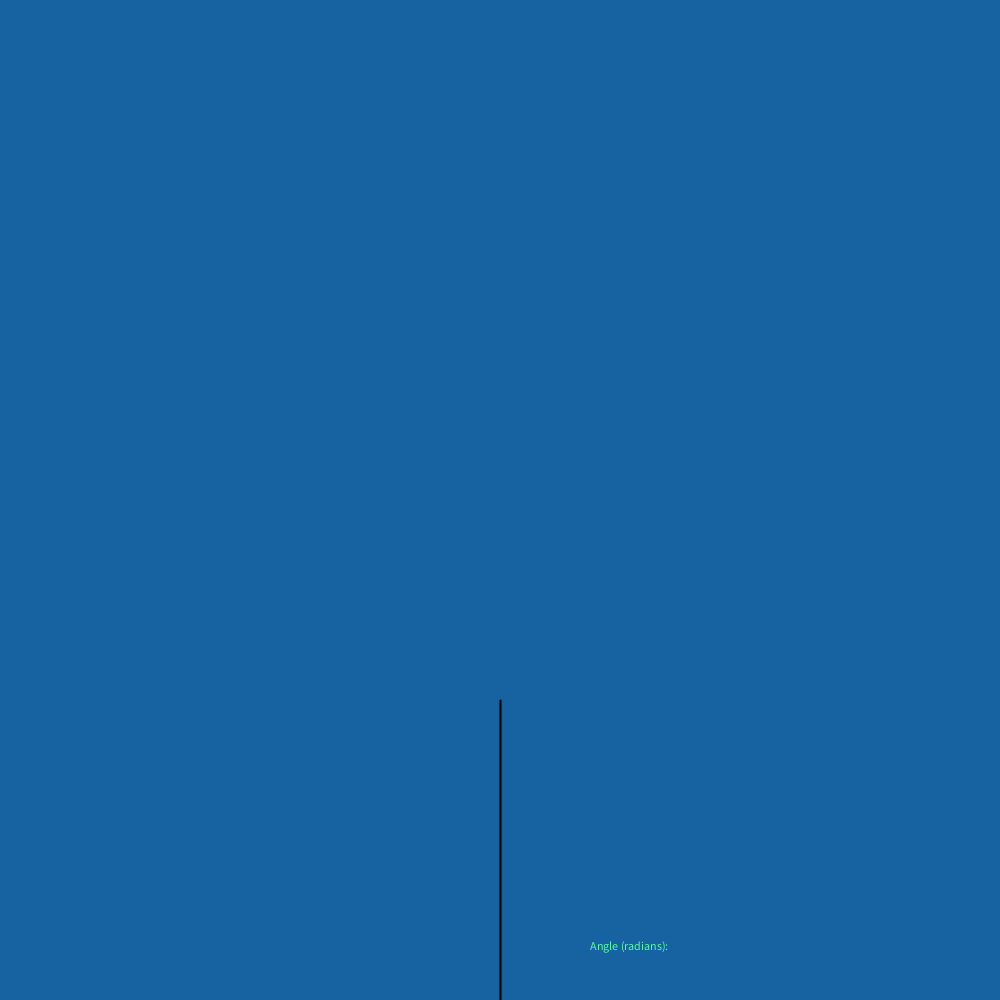
Frame 1 (no input)
Frame 60 (the mouse pressed at the canvas centre just before this capture): identical to frame 1, image omitted
Frame 120 (the mouse held since frame 60 and released just before this capture): identical to frame 1, image omitted

The Processing sketch that drew this single still picture (run headless with seeded random() and noise(); from frame 60 on, the mouse is pressed at the canvas centre):

// Processing sketch: FractalTree
// ── FractalTree.pde
// Coding Rainbow
// Daniel Shiffman
// http://patreon.com/codingrainbow
// Code for: https://youtu.be/0jjeOYMjmDU
float angle;

String myText = "";

void setup() {
  size(1000, 1000);
  strokeWeight(2);
}

void draw() {
  angle = PI/6;
  background(23, 98, 161);
  fill(84, 255, 159);
  translate(width/2, height);
  branch(300);
  text("Angle (radians): " + myText, 90, 250);
}

void branch(float len) {
  line(0, 0, 0, -len);
  translate(0, -len);
  if (len > 4) {
    pushMatrix();
    rotate(float(myText));
    branch(len * 0.67);
    popMatrix();
    pushMatrix();
    rotate(-float(myText));
    branch(len * 0.67);
    popMatrix();
  }
}

void keyPressed() {
  if (keyCode == BACKSPACE) {
    if (myText.length() > 0) {
      myText = myText.substring(0, myText.length()-1);
    }
  } else if (keyCode == DELETE) {
    myText = "";
  } else if (keyCode != SHIFT && keyCode != CONTROL && keyCode != ALT) {
    myText = myText + key;
  }
}
